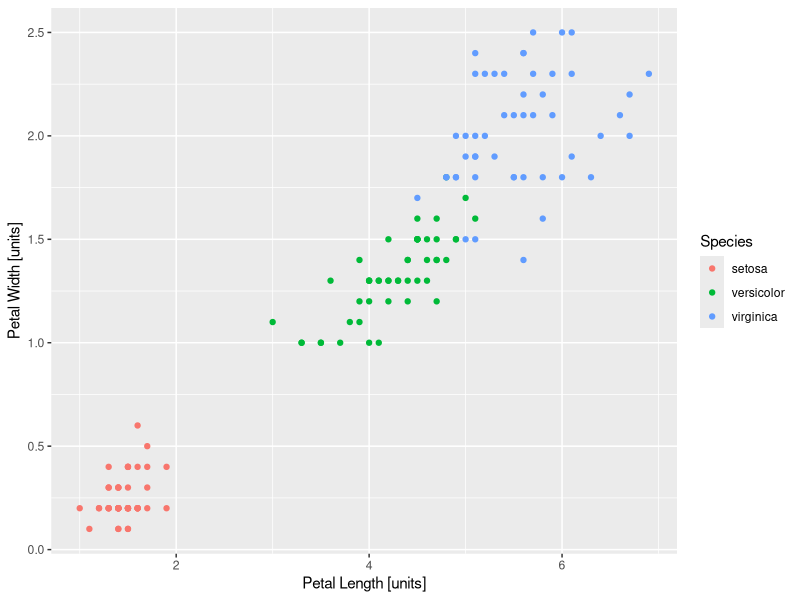

Generate this figure with R:
## ---- chunk 1
knitr::opts_chunk$set(echo = TRUE)
## ---- chunk 2
#Load packages and iris data set
library(tidyverse)

View(iris)


iris_graph <- ggplot(iris, aes(x = Petal.Length, y = Petal.Width)) +
  geom_point(aes(col = Species))+
  xlab("Petal Length [units]")+
  ylab("Petal Width [units]")
  

iris_graph



